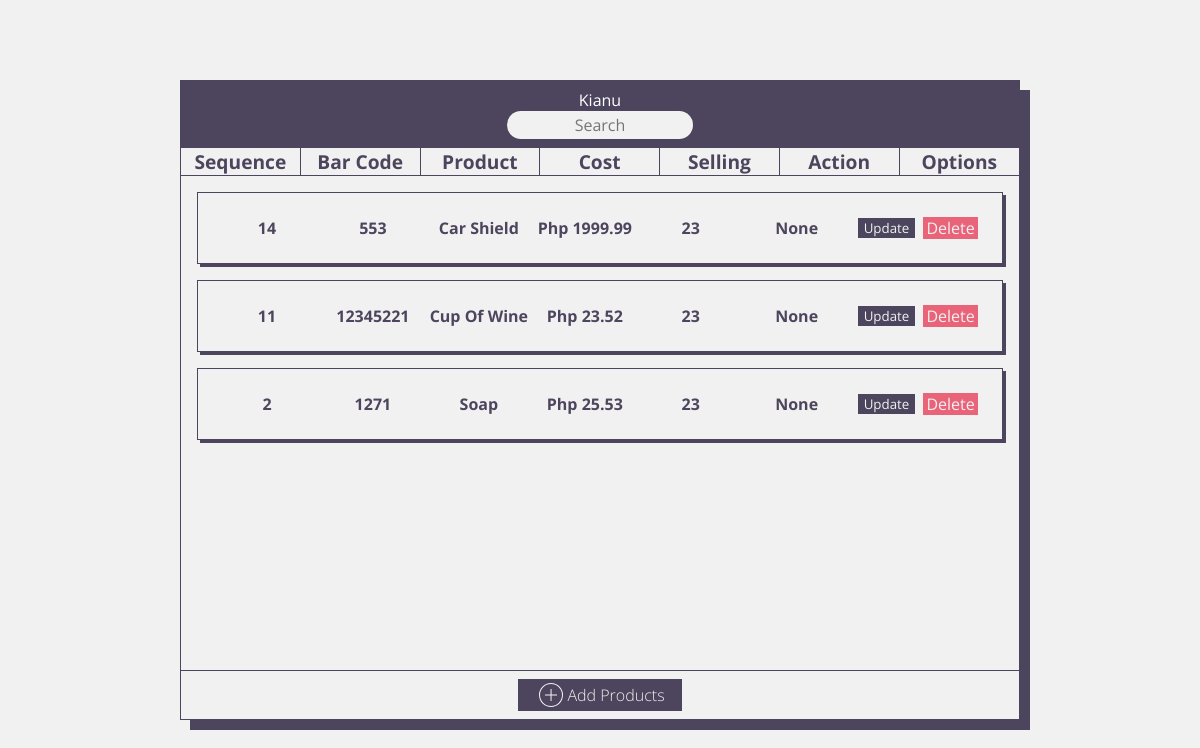
The page /home (signed in) on the database as committed earlier.
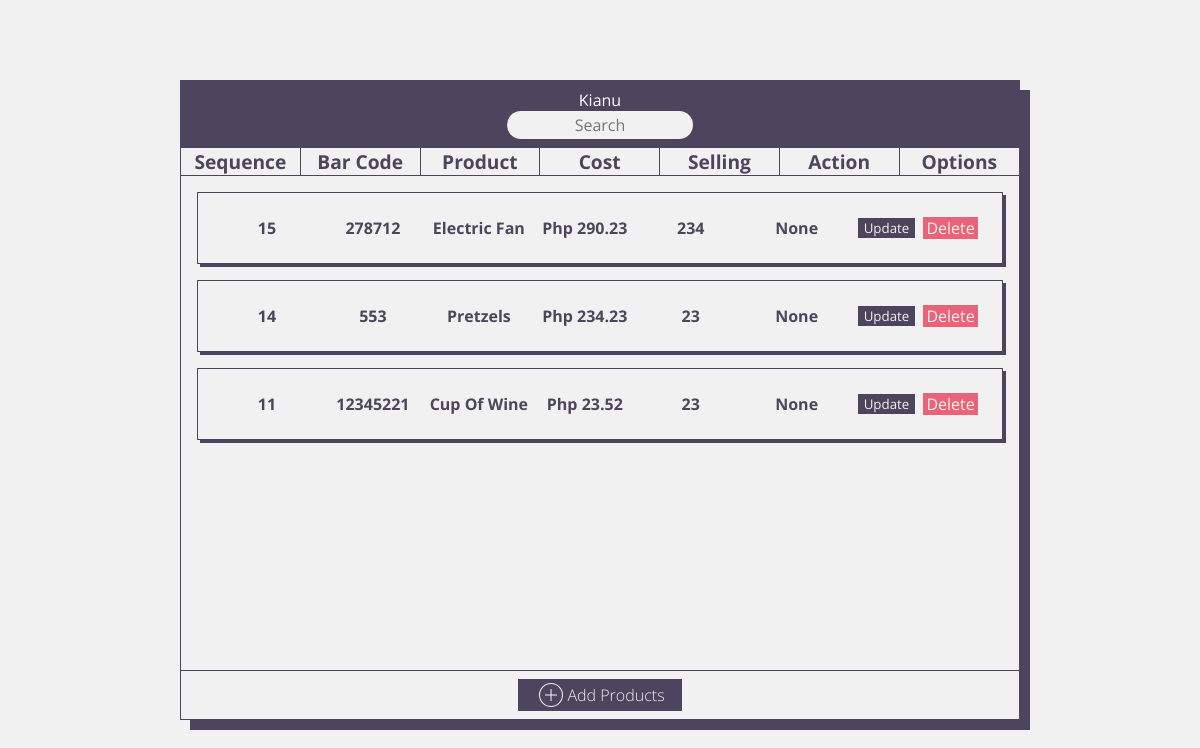
The same page on the database as committed later.
### app/models.py (models this page shows, shortened)
class User(db.Model, UserMixin):
	__tablename__ = 'user'
	id = db.Column(db.Integer, primary_key=True)
	username = db.Column(db.String(100), unique=True)
	password = db.Column(db.String(50))
	items = db.relationship('Item', backref='user')

class Item(db.Model, UserMixin):
	__tablename__ = 'item'
	id = db.Column(db.Integer, primary_key=True)
	bar_code = db.Column(db.Integer)
	product = db.Column(db.String(100))
	cost = db.Column(db.Float())
	selling = db.Column(db.Integer)
	action = db.Column(db.String(100))
	user_id = db.Column(db.Integer, db.ForeignKey('user.id'))

### app/views.py (the view, shortened to what this page needs)
@views.route('/home', methods=['POST', 'GET'])
def home():
	user = User.query.filter_by(username='Kianu').first()
	items = Item.query.filter_by(user_id = user.id).order_by(desc(Item.id))
	session_user = session['user']
	return render_template('home.html', title='Home Page', user=user, items=items, session_user = session['user'])

### app/templates/home.html (shortened to what this page needs)
{% extends "base.html" %}
{% block content %}
	<section class="container">
		<section class="container__content">
			<div class="header">
				<i style="color: white; font-style: normal;">{{ session_user }}</i>
				<form class="search" action="" method="POST">
					<input type="text" name="search" placeholder="Search" class="search-bar">
				</form>
			</div>
			<div class="navbar">
				<span>Sequence</span>
				<span>Bar Code</span>
				<span>Product</span>
				<span>Cost</span>
				<span>Selling</span>
				<span>Action</span>
				<span>Options</span>
			</div>
			<div class="content">
				{% if items != None %}
					{%  for item in items %}
						<div class="content__info">
							<div>{{ item.id }}</div>
							<div>{{ item.bar_code }}</div>
							<div>{{ item.product }}</div>
							<div>Php {{ item.cost }}</div>
							<div>{{ item.selling }}</div>
							<div>{{ item.action }}</div>
							<div class="info__options">
								<button class="update">Update</button>
								<a href="{{ url_for('views.delete', id=item.id) }}" class="delete">Delete</a>
							</div>
						</div>
					{% endfor %}
				{% else %}
					<span>None</span>
				{% endif %}
			</div>
			<div class="footer">
				<div class="add-product">
					<img src="{{ url_for('static', filename='img/add.svg') }}">
					<span>Add Products</span>
				</div>
			</div>
		</section>
	</section>
{% endblock content %}

### app/templates/base.html (shortened to what this page needs)
<!DOCTYPE html>
<html>
<head>
	{% if title == 'Login Page' %}
	<link rel="stylesheet" type="text/css" href="{{ url_for('static', filename='login.css') }}">
	{% elif title == 'Home Page' %}
	<link rel="stylesheet" type="text/css" href="{{ url_for('static', filename='home.css') }}">
	{% endif %}
</head>
<body>
	{% block content %}
	{% endblock content %}
</body>
</html>

### app/static/home.css (style rules this page uses)
.container { background: var(--white); height: 100vh; display: flex; flex-direction: column; justify-content: center; align-items: center; }
.container__content { width: 70%; height: 80%; background: var(--white); border: 1px solid var(--black); box-shadow: 10px 10px var(--black); display: flex; flex-direction: column; margin: 0; }
.container__content .header { flex-grow: 0; display: flex; flex-direction: column; justify-content: center; align-items: center; border-bottom: 1px solid var(--black); padding: 0.5rem; background: var(--black); }
.search-bar { border: none; outline: none; font-size: 1rem; text-align: center; border-radius: 2rem; background: var(--white); padding: 0.2rem; color: var(--black); }
.container__content .navbar { border-bottom: 1px solid var(--black); flex-grow: 0; display: flex; margin-bottom: 0rem; }
.container__content .navbar span { width: 20%; text-align: center; border-right: 1px solid var(--black); font-size: 1.2rem; font-weight: bold; color: var(--black); }
.container__content .navbar span:last-child { border-right: none; }
.container__content .content { border-bottom: 1px solid var(--black); flex-grow: 1; padding: 1rem; overflow: scroll; }
.content__info { padding: 1rem; display: flex; flex-direction: row; border: 1px solid var(--black); box-shadow: 3px 3px var(--black); margin-bottom: 1rem; background: var(--white); }
.content__info div { width: 20%; text-align: center; color: var(--black); font-weight: bold; display: flex; justify-content: center; align-items: center; }
.content__info div:last-child { border: none; }
.info__options { display: flex; flex-direction: row; justify-content: center; align-items: center; padding: 0.5rem; }
.info__options button { width: 50%; border: none; outline: none; cursor: pointer; }
.info__options button:first-child { background: var(--black); color: var(--white); margin-right: 0.5rem; }
.info__options .delete { text-decoration: none; font-weight: lighter; font-size: 1rem; background: var(--red); color: var(--white); padding-left: 0.2rem; padding-right: 0.2rem; }
.container__content .footer { flex-grow: 0; padding: 0.5rem; }
.container__content .footer .add-product { display: flex; justify-content: center; align-items: center; background: var(--black); margin-right: 40%; margin-left: 40%; cursor: pointer; }
.container__content .footer .add-product img { filter: invert(99%) sepia(3%) saturate(84%) hue-rotate(310deg) brightness(111%) contrast(89%); width: 2rem; height: 2rem; }
.container__content .footer .add-product span { font-weight: lighter; color: var(--white); }

### app/static/base.css (style rules this page uses)
:root { --black: #4D455D; --red: #E96479; --white: #F1F1F1; --lime: #7DB9B6; }
* { font-family: 'Open Sans'; box-sizing: border-box; margin: 0; }

Rows that differ between the two databases and show on the page:
removed Item: id "2", bar_code "1271", product "Soap", cost "25.53", selling "23", action "None"
added Item: id "15", bar_code "278712", product "Electric Fan", cost "290.23", selling "234", action "None"
changed Item id 14: product "Car Shield" → "Pretzels"; cost "1999.99" → "234.23"
